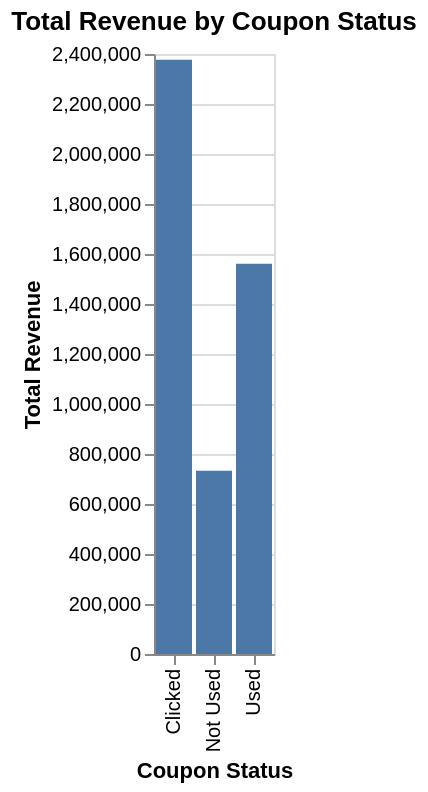
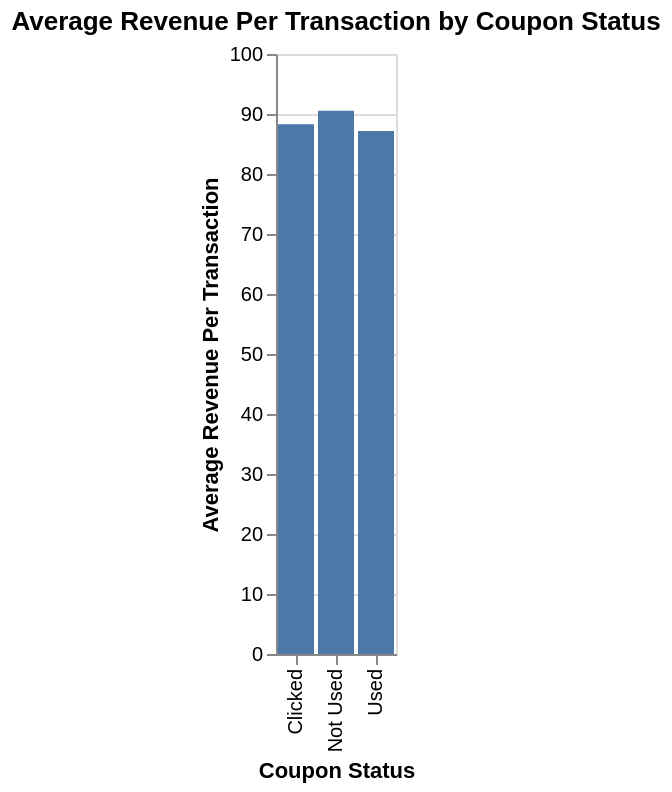

The cell these charts' notebook holds for them, in order:
### Markdown cell above
**6. Analyze the relationship between coupon usage and revenue generation. How can discount strategies be optimized to maximize revenue while maintaining profitability?**

### Code cell
# Analyze revenue by coupon status
revenue_by_coupon_status = merged_df.groupby('Coupon_Status')['Revenue'].agg(['sum', 'mean']).reset_index()
revenue_by_coupon_status.rename(columns={'sum': 'Total_Revenue', 'mean': 'Average_Revenue_Per_Transaction'}, inplace=True)

print("\nRevenue by Coupon Status:")
print(revenue_by_coupon_status)

# Analyze Quantity and Avg_Price by coupon status
quantity_avg_price_by_coupon_status = merged_df.groupby('Coupon_Status')[['Quantity', 'Avg_Price']].agg(['sum', 'mean']).reset_index()
quantity_avg_price_by_coupon_status.columns = ['Coupon_Status', 'Total_Quantity', 'Avg_Quantity_Per_Transaction', 'Total_Avg_Price', 'Average_Product_Price_Per_Transaction']

print("\nQuantity and Average Price by Coupon Status:")
print(quantity_avg_price_by_coupon_status)

# Plotting the total revenue by coupon status
total_revenue_chart = alt.Chart(revenue_by_coupon_status).mark_bar().encode(
    x=alt.X('Coupon_Status:N', title='Coupon Status'),
    y=alt.Y('Total_Revenue:Q', title='Total Revenue'),
    tooltip=['Coupon_Status', alt.Tooltip('Total_Revenue', format='.2f')]
).properties(
    title='Total Revenue by Coupon Status'
)
total_revenue_chart.show()

# Plotting the average revenue per transaction by coupon status
average_revenue_chart = alt.Chart(revenue_by_coupon_status).mark_bar().encode(
    x=alt.X('Coupon_Status:N', title='Coupon Status'),
    y=alt.Y('Average_Revenue_Per_Transaction:Q', title='Average Revenue Per Transaction'),
    tooltip=['Coupon_Status', alt.Tooltip('Average_Revenue_Per_Transaction', format='.2f')]
).properties(
    title='Average Revenue Per Transaction by Coupon Status'
)
average_revenue_chart.show()

### Figure 1 — Vega-Lite specification as saved in the notebook (floating-point values rounded to 4 significant figures)
{"config": {"view": {"continuousWidth": 300, "continuousHeight": 300}}, "data": {"name": "data-cf99ea7d4f75545a34e6d13a36469fa3"}, "mark": {"type": "bar"}, "encoding": {"tooltip": [{"field": "Coupon_Status", "type": "nominal"}, {"field": "Total_Revenue", "format": ".2f", "type": "quantitative"}], "x": {"field": "Coupon_Status", "title": "Coupon Status", "type": "nominal"}, "y": {"field": "Total_Revenue", "title": "Total Revenue", "type": "quantitative"}}, "title": "Total Revenue by Coupon Status", "$schema": "https://vega.github.io/schema/vega-lite/v5.20.1.json", "datasets": {"data-cf99ea7d4f75545a34e6d13a36469fa3": [{"Coupon_Status": "Clicked", "Total_Revenue": 2377000.0, "Average_Revenue_Per_Transaction": 88.29}, {"Coupon_Status": "Not Used", "Total_Revenue": 732700.0, "Average_Revenue_Per_Transaction": 90.53}, {"Coupon_Status": "Used", "Total_Revenue": 1561000.0, "Average_Revenue_Per_Transaction": 87.18}]}}

### Figure 2 — Vega-Lite specification as saved in the notebook (floating-point values rounded to 4 significant figures)
{"config": {"view": {"continuousWidth": 300, "continuousHeight": 300}}, "data": {"name": "data-cf99ea7d4f75545a34e6d13a36469fa3"}, "mark": {"type": "bar"}, "encoding": {"tooltip": [{"field": "Coupon_Status", "type": "nominal"}, {"field": "Average_Revenue_Per_Transaction", "format": ".2f", "type": "quantitative"}], "x": {"field": "Coupon_Status", "title": "Coupon Status", "type": "nominal"}, "y": {"field": "Average_Revenue_Per_Transaction", "title": "Average Revenue Per Transaction", "type": "quantitative"}}, "title": "Average Revenue Per Transaction by Coupon Status", "$schema": "https://vega.github.io/schema/vega-lite/v5.20.1.json", "datasets": {"data-cf99ea7d4f75545a34e6d13a36469fa3": [{"Coupon_Status": "Clicked", "Total_Revenue": 2377000.0, "Average_Revenue_Per_Transaction": 88.29}, {"Coupon_Status": "Not Used", "Total_Revenue": 732700.0, "Average_Revenue_Per_Transaction": 90.53}, {"Coupon_Status": "Used", "Total_Revenue": 1561000.0, "Average_Revenue_Per_Transaction": 87.18}]}}
